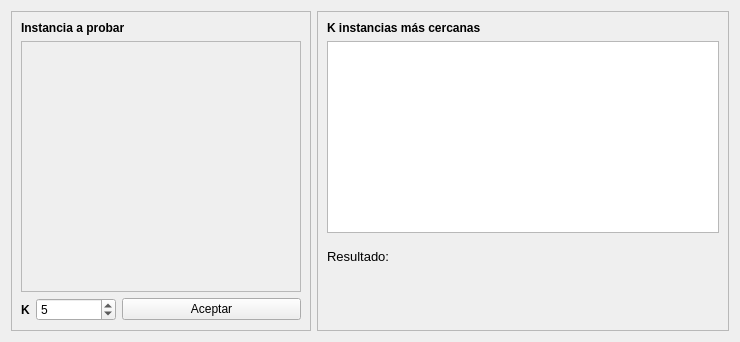
<?xml version="1.0" encoding="UTF-8"?>
<ui version="4.0">
 <class>Form</class>
 <widget class="QWidget" name="Form">
  <property name="geometry">
   <rect>
    <x>0</x>
    <y>0</y>
    <width>740</width>
    <height>342</height>
   </rect>
  </property>
  <property name="windowTitle">
   <string>K-NN</string>
  </property>
  <layout class="QHBoxLayout" name="horizontalLayout_4">
   <item>
    <widget class="QFrame" name="frame">
     <property name="sizePolicy">
      <sizepolicy hsizetype="Fixed" vsizetype="Preferred">
       <horstretch>0</horstretch>
       <verstretch>0</verstretch>
      </sizepolicy>
     </property>
     <property name="minimumSize">
      <size>
       <width>300</width>
       <height>0</height>
      </size>
     </property>
     <property name="frameShape">
      <enum>QFrame::StyledPanel</enum>
     </property>
     <property name="frameShadow">
      <enum>QFrame::Raised</enum>
     </property>
     <layout class="QVBoxLayout" name="verticalLayout_3">
      <item>
       <widget class="QLabel" name="label_5">
        <property name="font">
         <font>
          <pointsize>9</pointsize>
          <weight>75</weight>
          <bold>true</bold>
         </font>
        </property>
        <property name="text">
         <string>Instancia a probar</string>
        </property>
       </widget>
      </item>
      <item>
       <widget class="QScrollArea" name="scrollArea">
        <property name="widgetResizable">
         <bool>true</bool>
        </property>
        <widget class="QWidget" name="scrollAreaWidgetContents">
         <property name="geometry">
          <rect>
           <x>0</x>
           <y>0</y>
           <width>278</width>
           <height>251</height>
          </rect>
         </property>
         <property name="sizePolicy">
          <sizepolicy hsizetype="Expanding" vsizetype="Expanding">
           <horstretch>0</horstretch>
           <verstretch>0</verstretch>
          </sizepolicy>
         </property>
         <widget class="QWidget" name="formLayoutWidget">
          <property name="geometry">
           <rect>
            <x>0</x>
            <y>0</y>
            <width>271</width>
            <height>411</height>
           </rect>
          </property>
          <layout class="QFormLayout" name="formLayout">
           <property name="leftMargin">
            <number>5</number>
           </property>
           <property name="topMargin">
            <number>5</number>
           </property>
           <property name="rightMargin">
            <number>5</number>
           </property>
           <property name="bottomMargin">
            <number>5</number>
           </property>
          </layout>
         </widget>
        </widget>
       </widget>
      </item>
      <item>
       <layout class="QHBoxLayout" name="horizontalLayout_5">
        <item>
         <widget class="QLabel" name="label_8">
          <property name="sizePolicy">
           <sizepolicy hsizetype="Fixed" vsizetype="Preferred">
            <horstretch>0</horstretch>
            <verstretch>0</verstretch>
           </sizepolicy>
          </property>
          <property name="font">
           <font>
            <pointsize>9</pointsize>
            <weight>75</weight>
            <bold>true</bold>
           </font>
          </property>
          <property name="text">
           <string>K</string>
          </property>
         </widget>
        </item>
        <item>
         <widget class="QSpinBox" name="spinBoxK">
          <property name="sizePolicy">
           <sizepolicy hsizetype="Fixed" vsizetype="Fixed">
            <horstretch>0</horstretch>
            <verstretch>0</verstretch>
           </sizepolicy>
          </property>
          <property name="minimumSize">
           <size>
            <width>80</width>
            <height>0</height>
           </size>
          </property>
          <property name="inputMethodHints">
           <set>Qt::ImhDigitsOnly</set>
          </property>
          <property name="minimum">
           <number>1</number>
          </property>
          <property name="maximum">
           <number>100</number>
          </property>
          <property name="value">
           <number>5</number>
          </property>
         </widget>
        </item>
        <item>
         <widget class="QPushButton" name="btnAceptar">
          <property name="sizePolicy">
           <sizepolicy hsizetype="Preferred" vsizetype="Fixed">
            <horstretch>0</horstretch>
            <verstretch>0</verstretch>
           </sizepolicy>
          </property>
          <property name="text">
           <string>Aceptar</string>
          </property>
         </widget>
        </item>
       </layout>
      </item>
     </layout>
    </widget>
   </item>
   <item>
    <widget class="QFrame" name="frame_2">
     <property name="frameShape">
      <enum>QFrame::StyledPanel</enum>
     </property>
     <property name="frameShadow">
      <enum>QFrame::Raised</enum>
     </property>
     <layout class="QVBoxLayout" name="verticalLayout_4">
      <item>
       <widget class="QLabel" name="label_6">
        <property name="sizePolicy">
         <sizepolicy hsizetype="Expanding" vsizetype="Fixed">
          <horstretch>0</horstretch>
          <verstretch>0</verstretch>
         </sizepolicy>
        </property>
        <property name="font">
         <font>
          <pointsize>9</pointsize>
          <weight>75</weight>
          <bold>true</bold>
         </font>
        </property>
        <property name="text">
         <string>K instancias más cercanas</string>
        </property>
       </widget>
      </item>
      <item>
       <widget class="QTableView" name="tablaDistancias">
        <property name="sizePolicy">
         <sizepolicy hsizetype="Expanding" vsizetype="Preferred">
          <horstretch>0</horstretch>
          <verstretch>0</verstretch>
         </sizepolicy>
        </property>
       </widget>
      </item>
      <item>
       <layout class="QHBoxLayout" name="horizontalLayout_7">
        <property name="topMargin">
         <number>10</number>
        </property>
        <item>
         <widget class="QLabel" name="label_9">
          <property name="sizePolicy">
           <sizepolicy hsizetype="Fixed" vsizetype="Preferred">
            <horstretch>0</horstretch>
            <verstretch>0</verstretch>
           </sizepolicy>
          </property>
          <property name="font">
           <font>
            <pointsize>10</pointsize>
            <weight>50</weight>
            <bold>false</bold>
           </font>
          </property>
          <property name="text">
           <string>Resultado: </string>
          </property>
          <property name="alignment">
           <set>Qt::AlignLeading|Qt::AlignLeft|Qt::AlignTop</set>
          </property>
         </widget>
        </item>
        <item>
         <widget class="QLabel" name="labelResultado">
          <property name="font">
           <font>
            <pointsize>10</pointsize>
            <weight>75</weight>
            <bold>true</bold>
           </font>
          </property>
          <property name="text">
           <string/>
          </property>
          <property name="alignment">
           <set>Qt::AlignLeading|Qt::AlignLeft|Qt::AlignTop</set>
          </property>
         </widget>
        </item>
       </layout>
      </item>
     </layout>
    </widget>
   </item>
  </layout>
 </widget>
 <resources/>
 <connections/>
</ui>
